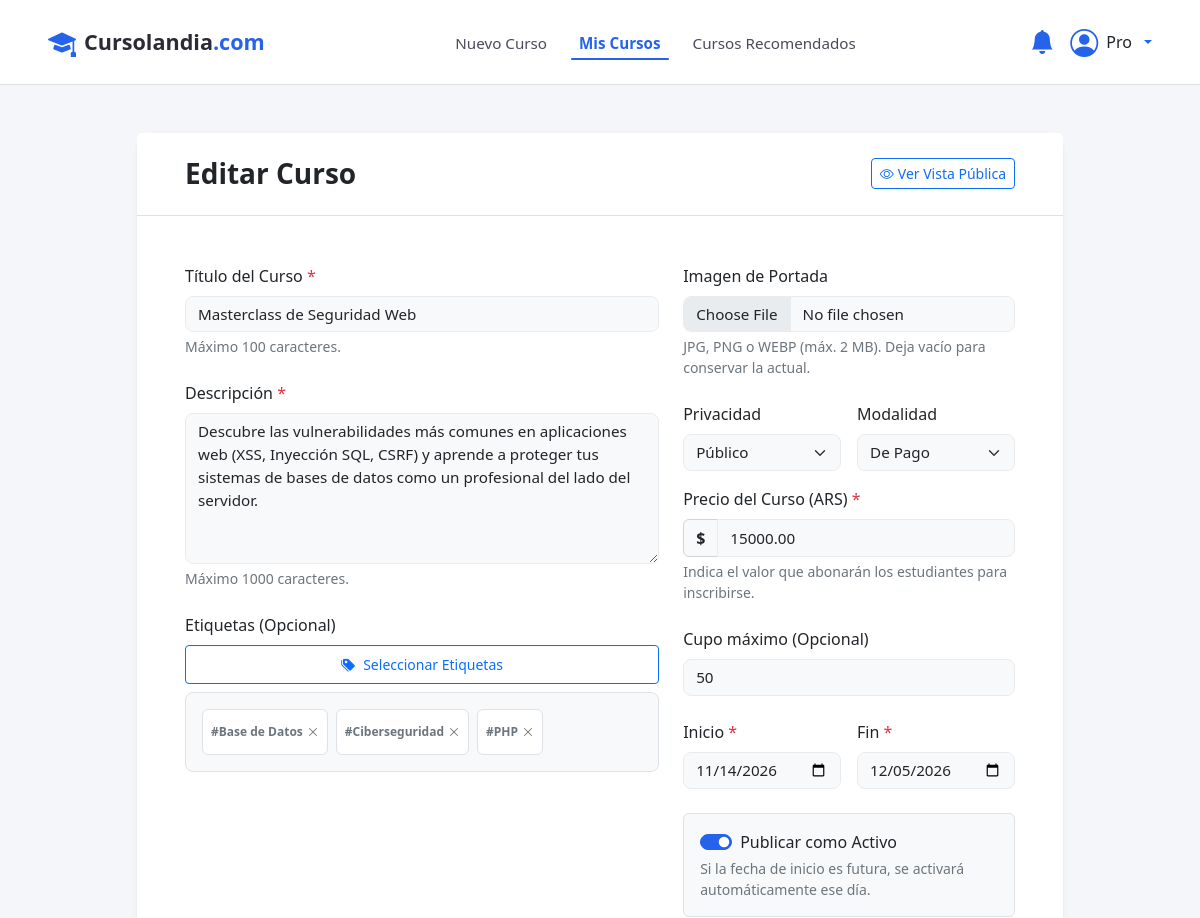
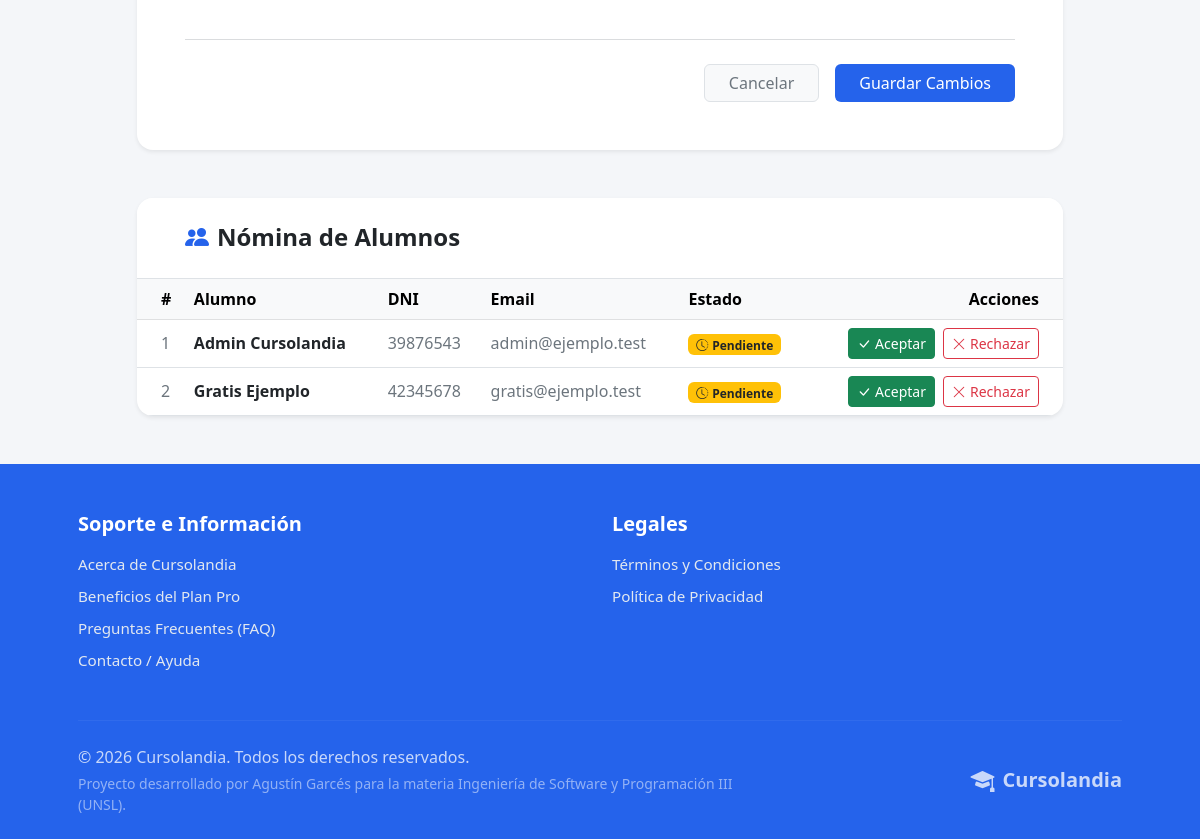
/php/editarCurso.php?id=1 (signed in), run on the app's committed database (2 pictures, top to bottom).
### tables this page shows
CREATE TABLE cursos (
    id_curso INT AUTO_INCREMENT PRIMARY KEY,
    id_creador INT NOT NULL,
    titulo VARCHAR(100) NOT NULL,
    descripcion TEXT NOT NULL,
    es_publico BOOLEAN DEFAULT TRUE NOT NULL,
    es_pago BOOLEAN DEFAULT FALSE NOT NULL,
    costo DECIMAL(10,2) DEFAULT 0.00,
    imagen VARCHAR(255) NULL,
    cupo INT NULL,
    fecha_inicio DATE NOT NULL,
    fecha_fin DATE NOT NULL,
    activo BOOLEAN DEFAULT TRUE NOT NULL,
    programado BOOLEAN DEFAULT FALSE NOT NULL,
    fecha_creacion DATETIME DEFAULT CURRENT_TIMESTAMP,
    CONSTRAINT fk_cursos_creador FOREIGN KEY (id_creador) REFERENCES usuarios(id_usuario) ON DELETE RESTRICT,
    CONSTRAINT chk_cursos_titulo CHECK (CHAR_LENGTH(TRIM(titulo)) > 0),
    CONSTRAINT chk_cursos_descripcion CHECK (CHAR_LENGTH(TRIM(descripcion)) > 0),
    CONSTRAINT chk_cursos_fechas CHECK (fecha_fin >= fecha_inicio),
    CONSTRAINT chk_cursos_costo CHECK (costo >= 0),
    CONSTRAINT chk_cursos_cupo CHECK (cupo IS NULL OR cupo > 0),
    CONSTRAINT chk_cursos_pago_costo CHECK (
        (es_pago = 0 AND COALESCE(costo, 0) = 0)
        OR (es_pago = 1 AND COALESCE(costo, 0) > 0)
    )
);

CREATE TABLE inscripciones (
    id_inscripcion INT AUTO_INCREMENT PRIMARY KEY,
    id_curso INT NOT NULL,
    id_alumno INT NOT NULL,
    estado ENUM('pendiente', 'aceptada', 'rechazada') DEFAULT 'aceptada' NOT NULL,
    fecha_inscripcion DATETIME DEFAULT CURRENT_TIMESTAMP,
    CONSTRAINT uq_inscripciones_curso_alumno UNIQUE (id_curso, id_alumno),
    CONSTRAINT fk_inscripciones_curso FOREIGN KEY (id_curso) REFERENCES cursos(id_curso) ON DELETE CASCADE,
    CONSTRAINT fk_inscripciones_alumno FOREIGN KEY (id_alumno) REFERENCES usuarios(id_usuario) ON DELETE CASCADE
);

CREATE TABLE usuarios (
    id_usuario INT AUTO_INCREMENT PRIMARY KEY,
    nombre VARCHAR(50) NOT NULL,
    apellido VARCHAR(50) NOT NULL,
    email VARCHAR(100) NOT NULL,
    password VARCHAR(255) NOT NULL,
    dni VARCHAR(15),
    edad INT,
    antecedentes TEXT,
    imagen_perfil VARCHAR(255) DEFAULT 'default_avatar.png',
    rol ENUM('admin', 'regular') DEFAULT 'regular' NOT NULL,
    plan ENUM('gratis', 'pro') DEFAULT 'gratis' NOT NULL,
    vencimiento_pro DATE NULL,
    fecha_registro DATETIME DEFAULT CURRENT_TIMESTAMP,
    CONSTRAINT uq_usuarios_email UNIQUE (email),
    CONSTRAINT uq_usuarios_dni UNIQUE (dni),
    CONSTRAINT chk_usuarios_nombre CHECK (CHAR_LENGTH(TRIM(nombre)) > 0),
    CONSTRAINT chk_usuarios_apellido CHECK (CHAR_LENGTH(TRIM(apellido)) > 0),
    CONSTRAINT chk_usuarios_email CHECK (email LIKE '%_@_%._%'),
    CONSTRAINT chk_usuarios_edad CHECK (edad IS NULL OR edad BETWEEN 0 AND 120),
    CONSTRAINT chk_usuarios_pro_vencimiento CHECK (plan = 'gratis' OR vencimiento_pro IS NOT NULL)
);

### php/editarCurso.php (the view, shortened to what the rows shown need)
<?php
require_once 'conexion.php';
$id_curso = (int)$_GET['id'];
$id_creador = (int)$_SESSION['id_usuario'];
$sql_check = "SELECT * FROM cursos WHERE id_curso = $id_curso AND id_creador = $id_creador";
$res_check = mysqli_query($conexion, $sql_check);
$curso = mysqli_fetch_assoc($res_check);
$titulo_val = $curso['titulo'];
$descripcion_val = $curso['descripcion'];
$es_publico_val = (int)$curso['es_publico'];
$tipo_costo_val = (string)(int)$curso['es_pago'];
$costo_monto_val = ((float)$curso['costo'] > 0) ? number_format((float)$curso['costo'], 2, '.', '') : '';
$cupo_val = $curso['cupo'] ?? '';
$fechaInicio_val = $curso['fecha_inicio'];
$fechaFin_val = $curso['fecha_fin'];
$activo_val = ($curso['activo'] == 1 || (!empty($curso['programado']) && $curso['programado'] == 1)) ? 1 : 0;
$sql_alumnos = "
    SELECT i.*, u.nombre, u.apellido, u.email, u.dni
    FROM inscripciones i
    INNER JOIN usuarios u ON i.id_alumno = u.id_usuario
    WHERE i.id_curso = $id_curso
    ORDER BY i.estado DESC, i.fecha_inscripcion DESC
";
$resultado_alumnos = mysqli_query($conexion, $sql_alumnos);
$total_alumnos = mysqli_num_rows($resultado_alumnos);
require_once 'header.php';
?>
    <main class="container my-5">
        <div class="row justify-content-center">
            <div class="col-lg-10">
                <div class="card shadow-sm border-0 rounded-4 mb-5">
                    <div class="card-body p-4 p-lg-5">
                        <form action="editarCurso.php?id=<?php echo $id_curso; ?>" method="POST" enctype="multipart/form-data" id="formEditarCurso">
                            <div class="row g-4">
                                <div class="col-md-7">
                                    <div class="mb-4">
                                        <label for="titulo" class="form-label fw-medium text-dark">Título del Curso <span class="text-danger">*</span></label>
                                        <input type="text" class="form-control custom-input" id="titulo" name="titulo" maxlength="100" value="<?php echo htmlspecialchars($titulo_val); ?>" required>
                                        <div class="form-text">Máximo 100 caracteres.</div>
                                    </div>
                                    <div class="mb-4">
                                        <label for="descripcion" class="form-label fw-medium text-dark">Descripción <span class="text-danger">*</span></label>
                                        <textarea class="form-control custom-input" id="descripcion" name="descripcion" rows="6" maxlength="1000" required><?php echo htmlspecialchars($descripcion_val); ?></textarea>
                                        <div class="form-text">Máximo 1000 caracteres.</div>
                                    </div>
                                </div>
                                <div class="col-md-5">
                                    <div class="row g-3 mb-4">
                                        <div class="col-6">
                                            <label for="privacidad" class="form-label fw-medium text-dark">Privacidad</label>
                                            <select class="form-select custom-input" id="privacidad" name="privacidad">
                                                <option value="1" <?php echo ($es_publico_val == 1) ? 'selected' : ''; ?>>Público</option>
                                            </select>
                                        </div>
                                        <div class="col-6">
                                            <label for="tipo_costo" class="form-label fw-medium text-dark">Modalidad</label>
                                            <select class="form-select custom-input" id="tipo_costo" name="tipo_costo">
                                                <option value="1" <?php echo ($tipo_costo_val == '1') ? 'selected' : ''; ?>>De Pago</option>
                                            </select>
                                        </div>
                                        <div class="col-12" id="bloquePrecio" style="<?php echo ($tipo_costo_val == '1') ? '' : 'display: none;'; ?>">
                                            <div class="input-group">
                                                <span class="input-group-text bg-light fw-bold">$</span>
                                                <input type="number" class="form-control custom-input" id="costo_monto" name="costo_monto" min="1" step="0.01" value="<?php echo htmlspecialchars($costo_monto_val); ?>" placeholder="Ej: 15000.00" <?php echo ($tipo_costo_val == '1') ? 'required' : ''; ?>>
                                            </div>
                                        </div>
                                    </div>
                                    <div class="mb-4">
                                        <label for="cupo" class="form-label fw-medium text-dark">Cupo máximo (Opcional)</label>
                                        <input type="number" class="form-control custom-input" id="cupo" name="cupo" min="1" value="<?php echo htmlspecialchars($cupo_val); ?>" placeholder="Ej: 30 (Dejar vacío si es sin límite)">
                                    </div>
                                    <div class="row g-3 mb-4">
                                        <div class="col-6">
                                            <label for="fechaInicio" class="form-label fw-medium text-dark">Inicio <span class="text-danger">*</span></label>
                                            <input type="date" class="form-control custom-input" id="fechaInicio" name="fechaInicio" value="<?php echo htmlspecialchars($fechaInicio_val); ?>" required>
                                        </div>
                                        <div class="col-6">
                                            <label for="fechaFin" class="form-label fw-medium text-dark">Fin <span class="text-danger">*</span></label>
                                            <input type="date" class="form-control custom-input" id="fechaFin" name="fechaFin" value="<?php echo htmlspecialchars($fechaFin_val); ?>" required>
                                        </div>
                                    </div>
                                    <div class="mb-3 p-3 bg-light rounded border">
                                        <div class="form-check form-switch">
                                            <input class="form-check-input" type="checkbox" role="switch" id="estadoCurso" name="estadoCurso" value="1" <?php echo ($activo_val == 1) ? 'checked' : ''; ?>>
                                            <label class="form-check-label fw-medium text-dark" for="estadoCurso">Publicar como Activo</label>
                                        </div>
                                    </div>
                                </div>
                            </div>
                        </form>
                    </div>
                </div>
                <div class="card shadow-sm border-0 rounded-4 overflow-hidden">
                    <div class="card-body p-0">
                        <?php if ($total_alumnos > 0): ?>
                            <div class="table-responsive">
                                <table class="table table-hover align-middle mb-0">
                                    <thead class="table-light">
                                        <tr>
                                            <th class="ps-4">#</th>
                                            <th>Alumno</th>
                                            <th>DNI</th>
                                            <th>Email</th>
                                            <th>Estado</th>
                                            <th class="pe-4 text-end">Acciones</th>
                                        </tr>
                                    </thead>
                                    <tbody>
                                        <?php
                                        $num = 1;
                                        while ($alumno = mysqli_fetch_assoc($resultado_alumnos)):
                                            $estado_ins = $alumno['estado'];
                                        ?>
                                            <tr>
                                                <td class="ps-4 fw-medium text-muted"><?php echo $num++; ?></td>
                                                <td class="fw-bold text-dark">
                                                    <?php echo htmlspecialchars($alumno['nombre'] . ' ' . $alumno['apellido']); ?>
                                                </td>
                                                <td class="text-secondary"><?php echo htmlspecialchars($alumno['dni']); ?></td>
                                                <td class="text-secondary"><?php echo htmlspecialchars($alumno['email']); ?></td>
                                                <td>
                                                    <?php if ($estado_ins === 'aceptada'): ?>
                                                        <span class="badge bg-success"><i class="bi bi-check-circle-fill me-1"></i>Aceptado</span>
                                                    <?php elseif ($estado_ins === 'pendiente'): ?>
                                                        <span class="badge bg-warning text-dark"><i class="bi bi-clock-history me-1"></i>Pendiente</span>
                                                    <?php else: ?>
                                                        <span class="badge bg-secondary">Rechazado</span>
                                                    <?php endif; ?>
                                                </td>
                                                <td class="pe-4 text-end">
                                                    <?php if ($estado_ins === 'pendiente'): ?>
                                                        <div class="d-inline-flex gap-2">
                                                            <form action="editarCurso.php?id=<?php echo $id_curso; ?>" method="POST" class="d-inline">
                                                                <button type="submit" class="btn btn-sm btn-success fw-medium">
                                                                    <i class="bi bi-check-lg me-1"></i>Aceptar
                                                                </button>
                                                            </form>
                                                            <form action="editarCurso.php?id=<?php echo $id_curso; ?>" method="POST" class="d-inline" onsubmit="return confirm('¿Rechazar solicitud de este alumno?');">
                                                                <button type="submit" class="btn btn-sm btn-outline-danger fw-medium">
                                                                    <i class="bi bi-x-lg me-1"></i>Rechazar
                                                                </button>
                                                            </form>
                                                        </div>
                                                    <?php endif; ?>
                                                </td>
                                            </tr>
                                        <?php endwhile; ?>
                                    </tbody>
                                </table>
                            </div>
                        <?php endif; ?>
                    </div>
                </div>
            </div>
        </div>
    </main>
<?php require_once 'footer.php'; ?>

### data on the page
cursos: titulo "Masterclass de Seguridad Web", descripcion "Descubre las vulnerabilidades más comunes en aplicaciones web (XSS, Inyección SQL, CSRF) y aprende a proteger tus sistemas de bases de datos como un profesional del lado del servidor.", privacidad "Público", tipo_costo "De Pago", costo_monto "15000.00", cupo "50", fechaInicio "11/14/2026", fechaFin "12/05/2026", activo "☑"
inscripciones: id_alumno.apellido "Admin Cursolandia", id_alumno.dni "39876543", id_alumno.email "admin@ejemplo.test", estado "pendiente" (drawn)
inscripciones: id_alumno.apellido "Gratis Ejemplo", id_alumno.dni "42345678", id_alumno.email "gratis@ejemplo.test", estado "pendiente" (drawn)

### other printed values
$_SESSION['nombre'] "Pro"
